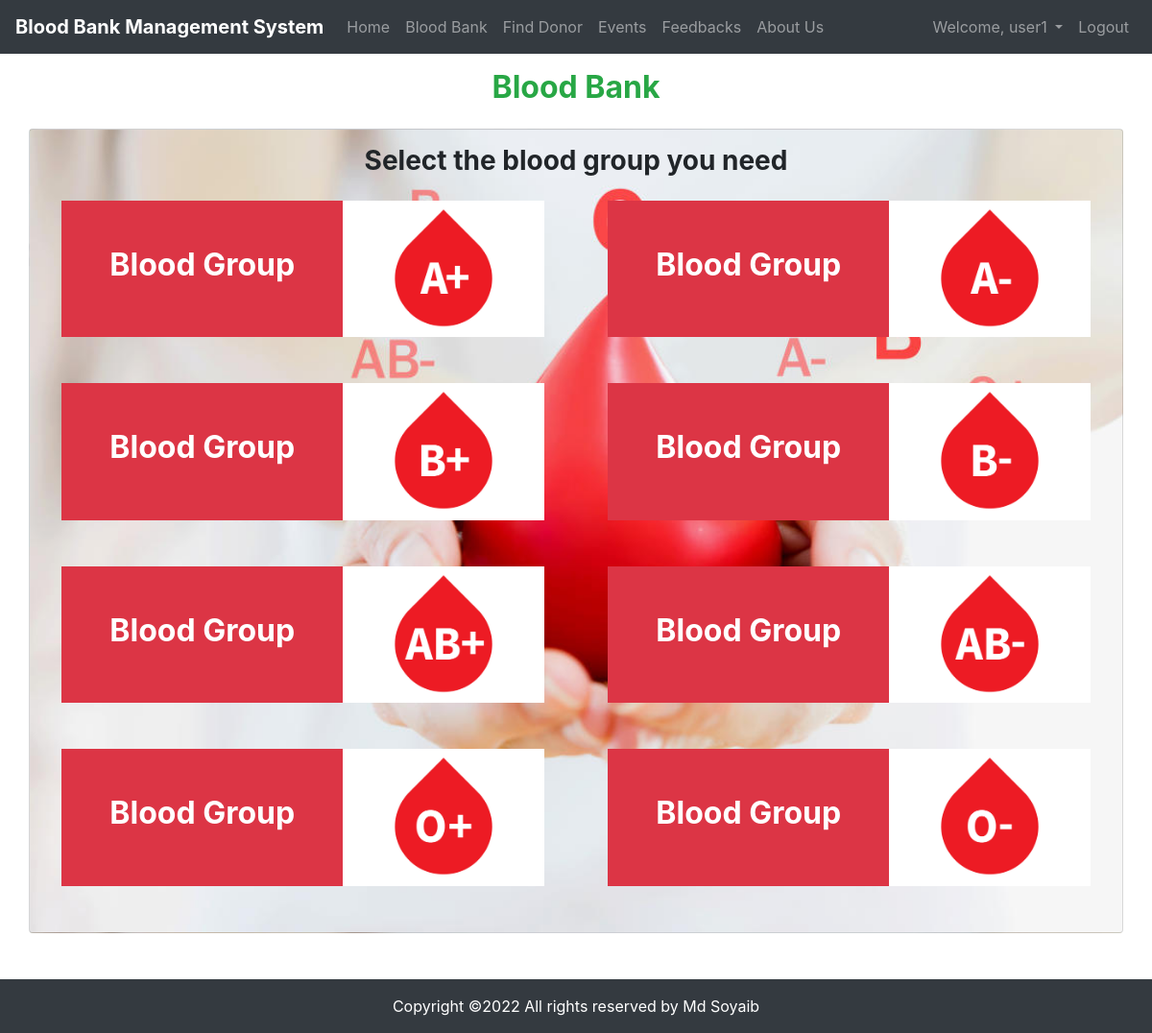
The app's page /blood_bank (signed in) with its own data.
### app/models.py (models this page shows, shortened)
class CustomUser(AbstractUser):
    email = models.EmailField(max_length=100, blank=True, unique=True, null=True)
    phone = models.CharField(verbose_name=_("Mobile phone"), max_length=14, blank=True, null=True, unique=True)
    city = models.CharField(max_length=50, null=True, blank=True)
    role = models.CharField(max_length=50, null=True, blank=True)
    blood = models.CharField(verbose_name=_("Blood Group"), max_length=10, null=True, blank=True)
    created_at = models.DateTimeField(auto_now_add=True, blank=True, null=True)
    updated_at = models.DateTimeField(auto_now=True, blank=True, null=True)

class Blood(models.Model):
    group = models.CharField(verbose_name=_("Blood Group"), max_length=10, unique=True, null=True, blank=True)
    stock = models.PositiveIntegerField(null=True, blank=True)
    photo = models.ImageField(null=True, blank=True, upload_to='blood')
    status = models.BooleanField(null=True, blank=True)
    created_at = models.DateTimeField(auto_now_add=True, blank=True, null=True)
    updated_at = models.DateTimeField(auto_now=True, blank=True, null=True)

### app/views.py (the view, shortened to what this page needs)
# urls.py: path('blood_bank', BloodBank.as_view(), name="blood_bank"),
class BloodBank(View):
    def get(self, request):
        user = request.user
        if user.is_authenticated:
            blood = Blood.objects.all()
            return render(request, 'blood_bank.html', {'blood':blood})
        else:
            messages.warning(request, "Login first to access that page")
            return redirect('login')

### templates/blood_bank.html (shortened to what this page needs)
{% extends 'base.html' %}
{% block content %}
    <div class="">
        <div class="container">
            <div class="row">
                <div class="col-lg-12 mt-3 text-center text-success">
                    <h2><b>Blood Bank</b></h2>
                </div>
                <div class="col-lg-12 mt-3 mb-5 card" style="background-image: url('/static/img/img2.jpg'); background-repeat: no repeat; background-size: cover;">
                    <div class="row">
                        <div class="col-lg-12 pt-3 pb-3 text-center">
                            <h3><b>Select the blood group you need</b></h3>
                        </div>
                        {% for blood in blood %}
                        <div class="col-lg-6 pl-5 pr-5 pb-5 text-center">
                            <a href="#viewModal{{blood.id}}" class="view text-white" style="text-decoration: none;" data-toggle="modal"
                            data-target="#viewModal{{blood.id}}">
                                <div class="row">
                                    <div class="col-lg-7 bg-danger p-5 text-white">
                                        <h2><b>Blood Group</b></h2>
                                    </div>
                                    <div class="col-lg-5 bg-white">
                                        <img src="/media/{{blood.photo}}" alt="blood group" height="140px">
                                    </div>
                                </div>
                            </a>
                        </div>
                        {% endfor %}
                    </div>
                </div>
            </div>
        </div>
    </div>
{% endblock content %}

### templates/base.html (shortened to what this page needs)
<!DOCTYPE html>
<html lang="en">
<head>
    <link rel="stylesheet" href="/static/css/bootstrap.min.css" type="text/css">
    <link rel="stylesheet" href="/static/css/style.css" type="text/css">
    <link rel="stylesheet" href="https://cdnjs.cloudflare.com/ajax/libs/font-awesome/6.0.0/css/all.min.css" type="text/css">
</head>
<body>
<nav class="navbar navbar-expand-lg navbar-dark bg-dark">
    <a class="navbar-brand" href="{% url 'home' %}"><b>Blood Bank Management System</b></a>
    <div class="collapse navbar-collapse" id="navbarSupportedContent">
        <ul class="navbar-nav mr-auto">
            <li class="">
                <a class="nav-link" href="{% url 'home' %}">Home <span class="sr-only">(current)</span></a>
            </li>
            {% if user.is_authenticated %}
            <li class="">
                <a class="nav-link" href="{% url 'blood_bank' %}">Blood Bank <span class="sr-only">(current)</span></a>
            </li>
            <li class="">
                <a class="nav-link" href="">Find Donor <span class="sr-only">(current)</span></a>
            </li>
            {% endif %}
            <li class="">
                <a class="nav-link" href="{% url 'event' %}">Events<span class="sr-only"></a>
            </li>
            <li class="">
                <a class="nav-link" href="{% url 'feedback' %}">Feedbacks</a>
            </li>
            <li class="">
                <a class="nav-link" href="{% url 'about' %}">About Us</a>
            </li>
        </ul>
        <ul class="navbar-nav">
            {% if user.is_authenticated %}
            <li class="nav-item dropdown">
                <a class="nav-link dropdown-toggle" href="#" id="navbarDropdown" role="button" data-toggle="dropdown"
                   aria-haspopup="true" aria-expanded="false">
                    Welcome, {{user.username}}
                </a>
            </li>
            <li class="nav-item">
                <a class="nav-link" href="{% url 'logout' %}">Logout</a>
            </li>
            {% endif %}
        </ul>
    </div>
</nav>
{% block content %}
{% endblock content %}
<footer class="bg-light text-center text-lg-start">
    <div class="text-center p-3 bg-dark" style="color:white;">
        Copyright &copy;<script>document.write(new Date().getFullYear());</script>
        All rights reserved by Md Soyaib
    </div>
</footer>
</body>
</html>

### records on screen
CustomUser: username "user1"
Blood: photo (picture)
Blood: photo (picture)
Blood: photo (picture)
Blood: photo (picture)
Blood: photo (picture)
Blood: photo (picture)
Blood: photo (picture)
Blood: photo (picture)
